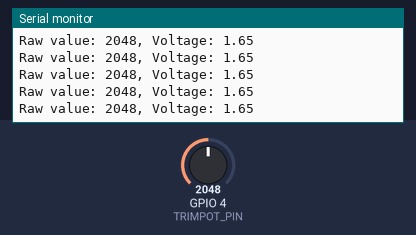
Bench run of a sketch on a simulated ESP32. Shown: the last lines printed to the serial monitor. Inputs (shaded band) come from the test bench; at power-on: GPIO 4 (TRIMPOT_PIN) = 2048 (analog values on the 0–4095 scale).

Above: at 1.2 s.
1.3 s: GPIO 4 (TRIMPOT_PIN) set to 2866
At 1.37 s:
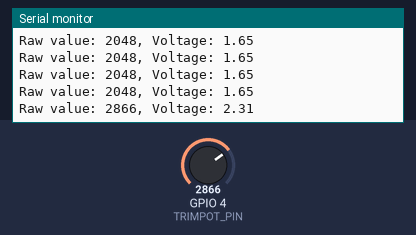
2.8 s: GPIO 4 (TRIMPOT_PIN) set to 3603
At 2.82 s:
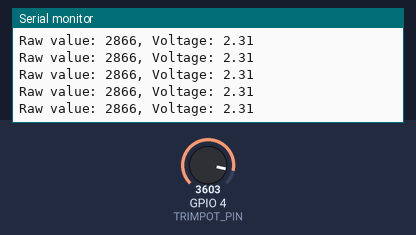
Timing chart, 0 to 5.8 s (numbered marks = the images above; inputs shaded):
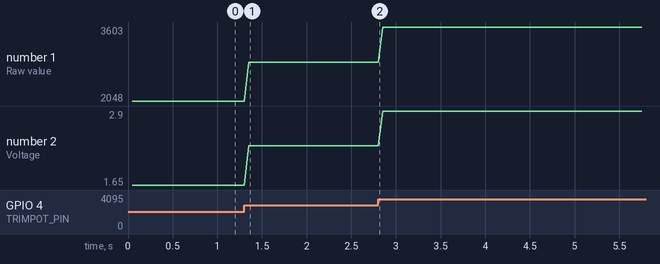

Measured:
- after the input at 1.3 s, the serial monitor: prints a new line after 0.05 s (image 1)
- plotted number 1: 2048 → 2866 after the input at 1.3 s, 2866 → 3603 after the input at 2.8 s
- plotted number 2: 1.65 → 2.31 after the input at 1.3 s, 2.31 → 2.9 after the input at 2.8 s

The sketch:

bt1.6_ngatADC.ino
```cpp
#define TRIMPOT_PIN 4 // Chọn chân analog để kết nối với biến trở
hw_timer_t *myTimer = NULL;
void IRAM_ATTR readPotentiometer() {
  int rawValue = analogRead(TRIMPOT_PIN); // Đọc giá trị từ biến trở
  float voltage = rawValue * (3.3 / 4095.0); // Chuyển đổi giá trị sang điện áp (3.3V là điện áp tham chiếu)

  Serial.print("Raw value: ");
  Serial.print(rawValue);
  Serial.print(", Voltage: ");
  Serial.println(voltage, 2); // In giá trị điện áp với 2 chữ số thập phân
}

void setup() {
  Serial.begin(9600); // Khởi tạo kết nối Serial Monitor
  analogReadResolution(12); // Đặt độ phân giải ADC là 12 bit (giá trị từ 0 đến 4095)
  myTimer =timerBegin(1000000);
  timerAttachInterrupt(myTimer, &readPotentiometer); // Gắn hàm đọc giá trị biến trở vào bộ đếm
  timerAlarm(myTimer, 50000, true, 0); // Đặt thời gian hẹn giờ là 500 ms
}

void loop() {
  // Do nothing in the loop
}
```
